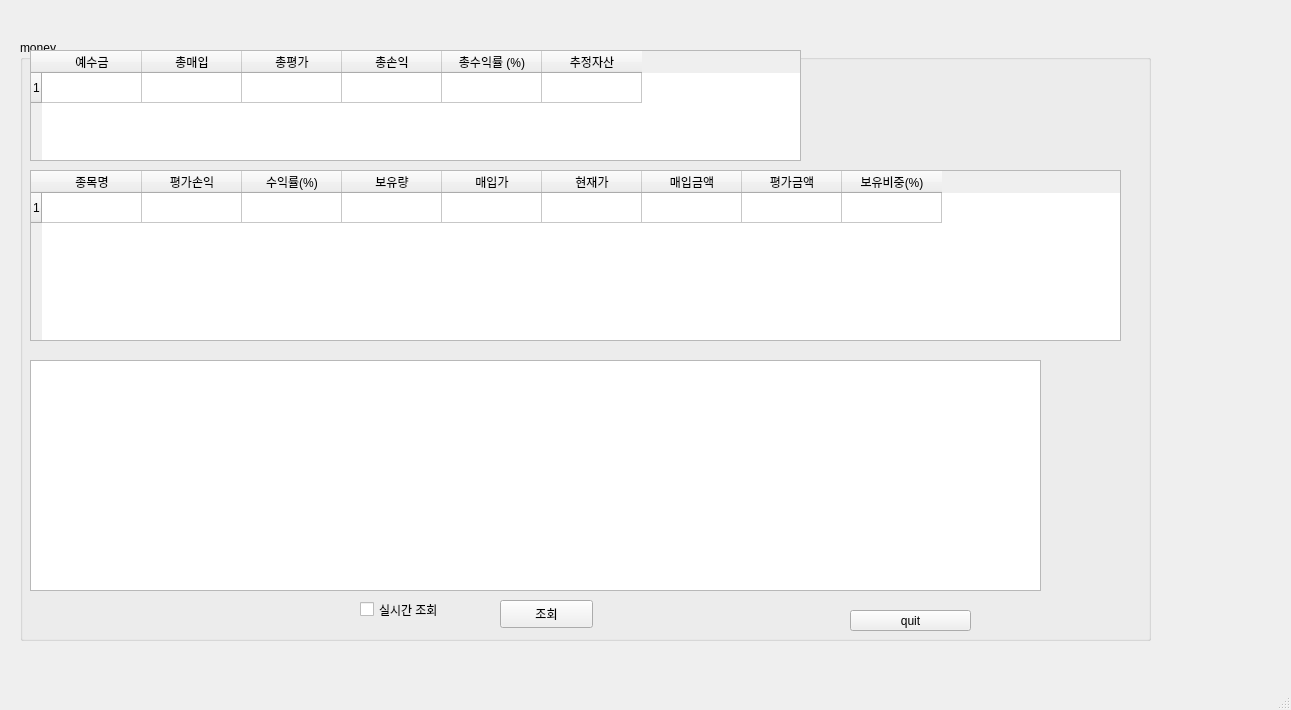
<?xml version="1.0" encoding="UTF-8"?>
<ui version="4.0">
 <class>MainWindow</class>
 <widget class="QMainWindow" name="MainWindow">
  <property name="geometry">
   <rect>
    <x>0</x>
    <y>0</y>
    <width>1291</width>
    <height>710</height>
   </rect>
  </property>
  <property name="windowTitle">
   <string>J-Trading</string>
  </property>
  <widget class="QWidget" name="centralwidget">
   <widget class="QGroupBox" name="groupBox_2">
    <property name="geometry">
     <rect>
      <x>20</x>
      <y>40</y>
      <width>1131</width>
      <height>601</height>
     </rect>
    </property>
    <property name="title">
     <string>money</string>
    </property>
    <widget class="QTableWidget" name="account_table">
     <property name="geometry">
      <rect>
       <x>10</x>
       <y>10</y>
       <width>771</width>
       <height>111</height>
      </rect>
     </property>
     <property name="rowCount">
      <number>1</number>
     </property>
     <row/>
     <column>
      <property name="text">
       <string>예수금</string>
      </property>
     </column>
     <column>
      <property name="text">
       <string>총매입</string>
      </property>
     </column>
     <column>
      <property name="text">
       <string>총평가</string>
      </property>
     </column>
     <column>
      <property name="text">
       <string>총손익</string>
      </property>
     </column>
     <column>
      <property name="text">
       <string>총수익률 (%)</string>
      </property>
     </column>
     <column>
      <property name="text">
       <string>추정자산</string>
      </property>
     </column>
    </widget>
    <widget class="QTableWidget" name="stock_table">
     <property name="geometry">
      <rect>
       <x>10</x>
       <y>130</y>
       <width>1091</width>
       <height>171</height>
      </rect>
     </property>
     <property name="rowCount">
      <number>1</number>
     </property>
     <row/>
     <column>
      <property name="text">
       <string>종목명</string>
      </property>
     </column>
     <column>
      <property name="text">
       <string>평가손익</string>
      </property>
     </column>
     <column>
      <property name="text">
       <string>수익률(%)</string>
      </property>
     </column>
     <column>
      <property name="text">
       <string>보유량</string>
      </property>
     </column>
     <column>
      <property name="text">
       <string>매입가</string>
      </property>
     </column>
     <column>
      <property name="text">
       <string>현재가</string>
      </property>
     </column>
     <column>
      <property name="text">
       <string>매입금액</string>
      </property>
     </column>
     <column>
      <property name="text">
       <string>평가금액</string>
      </property>
     </column>
     <column>
      <property name="text">
       <string>보유비중(%)</string>
      </property>
     </column>
    </widget>
    <widget class="QPushButton" name="check_button">
     <property name="geometry">
      <rect>
       <x>480</x>
       <y>560</y>
       <width>93</width>
       <height>28</height>
      </rect>
     </property>
     <property name="text">
      <string>조회</string>
     </property>
    </widget>
    <widget class="QCheckBox" name="real_time_button">
     <property name="geometry">
      <rect>
       <x>340</x>
       <y>560</y>
       <width>171</width>
       <height>19</height>
      </rect>
     </property>
     <property name="text">
      <string>실시간 조회</string>
     </property>
    </widget>
    <widget class="QTextBrowser" name="stockText">
     <property name="geometry">
      <rect>
       <x>10</x>
       <y>320</y>
       <width>1011</width>
       <height>231</height>
      </rect>
     </property>
    </widget>
    <widget class="QPushButton" name="quit_button">
     <property name="geometry">
      <rect>
       <x>830</x>
       <y>570</y>
       <width>121</width>
       <height>21</height>
      </rect>
     </property>
     <property name="text">
      <string>quit</string>
     </property>
    </widget>
   </widget>
  </widget>
  <widget class="QMenuBar" name="menubar">
   <property name="geometry">
    <rect>
     <x>0</x>
     <y>0</y>
     <width>1291</width>
     <height>26</height>
    </rect>
   </property>
  </widget>
  <widget class="QStatusBar" name="statusbar"/>
 </widget>
 <resources/>
 <connections/>
</ui>
